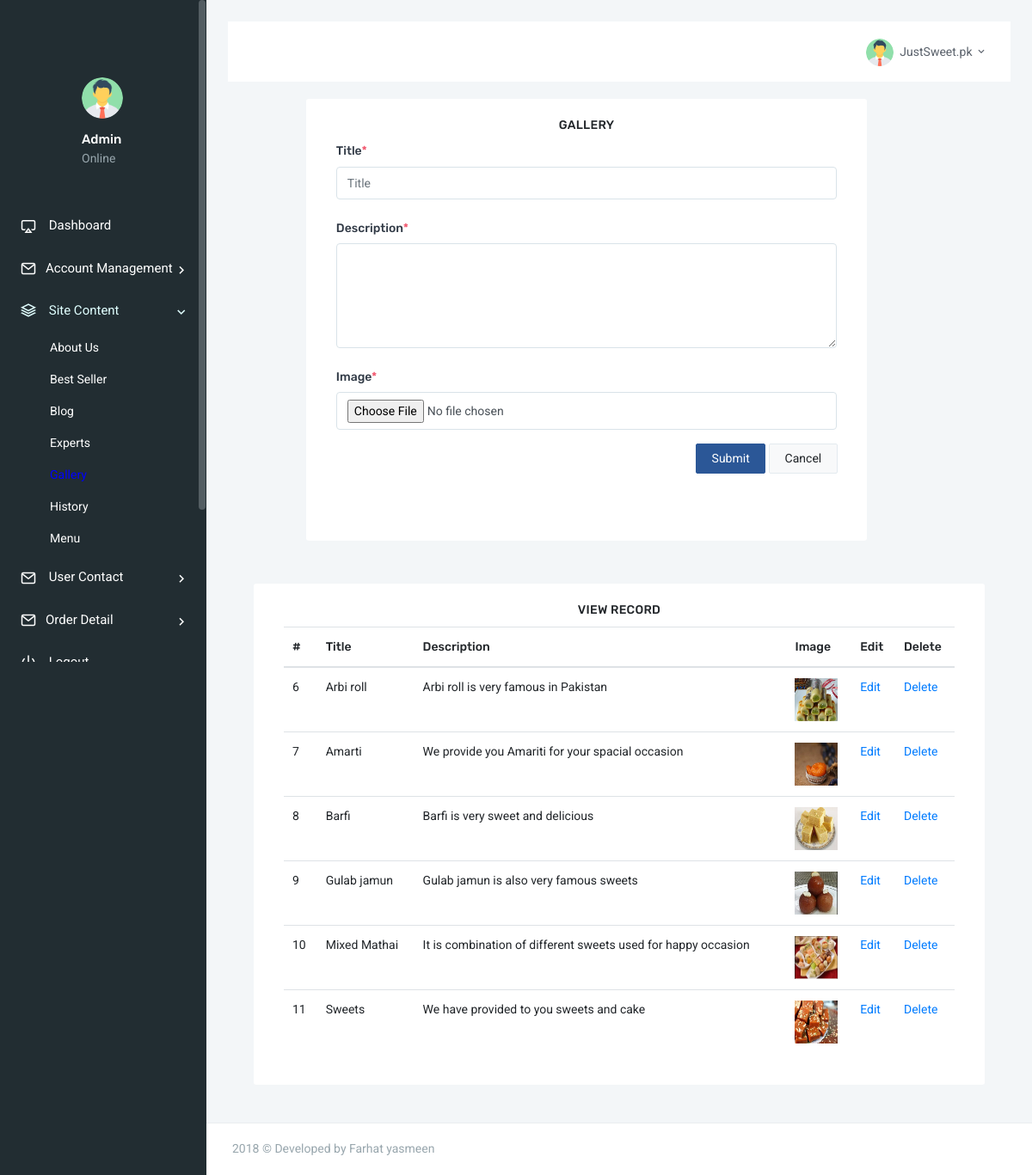
Page /admin/gallery.php (signed in) on the committed database.
### tables this page shows
CREATE TABLE `gallery` (
  `id` int(10) NOT NULL,
  `title` varchar(255) NOT NULL,
  `description` varchar(255) NOT NULL,
  `image` varchar(600) NOT NULL
);

### admin/gallery.php (the view, shortened to what this page needs)
<?php
    include("lib/DBConn.php");
?>
<!DOCTYPE html>
<html>
    <head>
        <link href="assets/css/bootstrap.min.css" rel="stylesheet" type="text/css" />
        <link href="assets/css/icons.css" rel="stylesheet" type="text/css" />
        <link href="assets/css/metismenu.min.css" rel="stylesheet" type="text/css" />
        <link href="assets/css/style.css" rel="stylesheet" type="text/css" />
    </head>
    <body>
        <div id="wrapper">
            <?php
            include("sidebar.php");
            ?>
            </div>
            <div class="content-page">
            <?php
                include("topbar.php");
            ?>
                <div class="content">
                    <div class="container-fluid">
                        <div class="row">
                            <div class="col-lg-1">
                        </div>
                            <div class="col-lg-9">
                                <div class="card-box">
                                <center>
                                    <h4 class="header-title m-t-0">Gallery</h4>
                                    </center>
                                    <div class="container">
                                        <form action="#" method="post" enctype="multipart/form-data">
                                                <div class="form-group">
                                                    <label for="userName">Title<span class="text-danger">*</span></label>
                                                    <input type="text" name="TxtTitle" parsley-trigger="change" required
                                                    placeholder="Title" class="form-control" id="userName">
                                                </div>
                                                <div class="form-group row">
                                                        <label class="col-3 col-form-label">Description<span class="text-danger">*</span></label>
                                                        <div class="col-12">
                                                            <textarea class="form-control" rows="5" name="TxtDescription"></textarea>
                                                        </div>
                                                    </div>
                                                     <div class="form-group row">
                                                        <label class="col-2 col-form-label">Image<span class="text-danger">*</span></label>
                                                        <div class="col-12">
                                                            <input type="file" name="image" class="form-control">
                                                        </div>
                                                    </div>
                                                <div class="form-group text-right m-b-0">
                                                    <button class="btn btn-custom waves-effect waves-light" type="submit" name="BtnSubmit">
                                                     Submit
                                                    </button>
                                                    <button type="reset" class="btn btn-light waves-effect m-l-5">
                                                     Cancel
                                                    </button>
                                                </div>
                                         </div>
                                     <br><br>
                                          </div>
                                      </div>
                                  </div>
                                    <div class="content">
                    <div class="container-fluid">
                        <div class="row">
                            <div class="col-lg-12">
                                <div class="card-box">
                                    <div class="container">
                                        <center>
                                            <h4 class="m-t-0 header-title">View Record</h4>
                                        </center>
                        <table class="table table-hover">
                                                <thead>
                                                    <tr>
                                                        <th>#</th>
                                                        <th>Title</th>
                                                        <th>Description</th>
                                                        <th>Image</th>
                                                        <th>Edit</th>
                                                        <th>Delete</th>
                                                    </tr>
                                                </thead>
                                                <tbody>
                                        <?php
                                            $query = "SELECT * FROM gallery";
                                            $result = mysqli_query($conn,$query);
                                            if ($result->num_rows > 0) {
                                            while($row = mysqli_fetch_array($result))
                                                {
                                        ?>
                                                    <tr>
                                                        <td><?php echo $row['id']; ?></td>
                                                        <td><?php echo $row['title']; ?></td>
                                                         <td><?php echo $row['description']; ?></td>
                                                         <td><img src="<?php echo $row['image']; ?>" width = "50" height = "50"></td>
                                                        <td><a href="update_gallery.php?id=<?php echo $row['id']; ?>">Edit</a>
                                                        <td><a href="delete_gallery.php?id=<?php echo $row['id']; ?>"
                            onClick="return confirm('Are you sure you want to delete')"; title="Delete">Delete</a></td>
                                                    </tr>
                                                    <?php
                                                         }
                                                            }
                                                            else
                                                            {
                                                                echo "No Result Found";
                                                                  }
                                                    ?>
                                                 </tbody>
                                            </table>
                                        </div>
                                    </div>
                                </div>
                            </div>
                        </div>
                     </div>
                </div>
            </div>
        </div>
        <?php include("footer.php");?>
            </div>
    </body>
</html>

### rows in the picture
gallery: id "6", title "Arbi roll", description "Arbi roll is very famous in Pakistan", image (picture)
gallery: id "7", title "Amarti", description "We provide you Amariti for your spacial occasion", image (picture)
gallery: id "8", title "Barfi", description "Barfi is very sweet and delicious", image (picture)
gallery: id "9", title "Gulab jamun", description "Gulab jamun is also very famous sweets", image (picture)
gallery: id "10", title "Mixed Mathai", description "It is combination of different sweets used for happy occasion", image (picture)
gallery: id "11", title "Sweets", description "We have provided to you sweets and cake", image (picture)

### other values in the picture
SiteTitle "JustSweet.pk"
DeveloperName "Farhat yasmeen"
